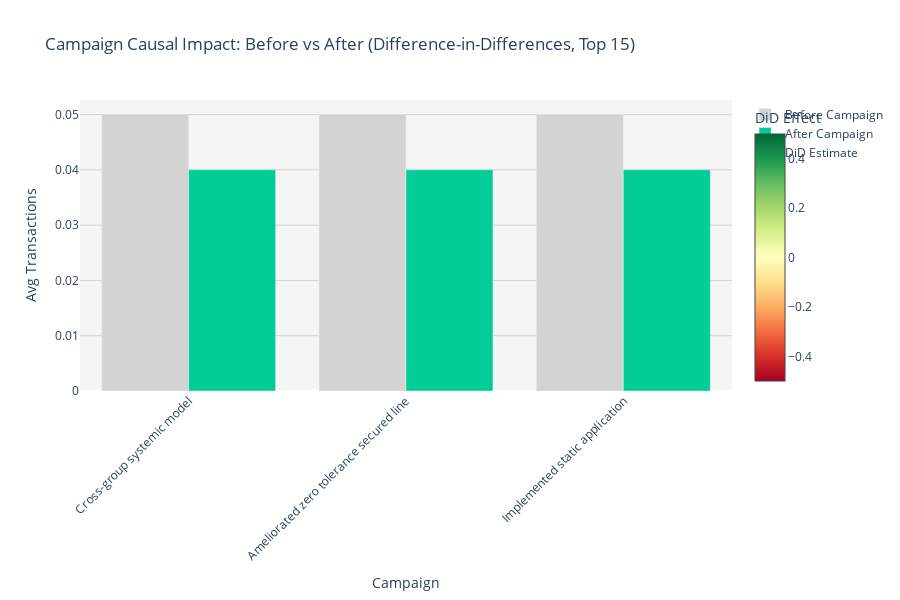

The notebook cell saved with this chart:
### Markdown cell above
### Campaign Did Analysis

### Code cell
campaign_did_analysis_query = "SELECT * FROM gold.analytics_campaign_causal_impact ORDER BY ABS(did_estimate_transactions) DESC LIMIT 15"
campaign_did_analysis_df = fetch_data(campaign_did_analysis_query)


# Create hover text
hover_before = [
    f"<b>{campaign}</b><br>Before: {val:.1f}" 
    for campaign, val in zip(
        campaign_did_analysis_df['campaign_name'], 
        campaign_did_analysis_df['avg_transactions_before']
    )
]

hover_after = [
    f"<b>{campaign}</b><br>After: {val:.1f}" 
    for campaign, val in zip(
        campaign_did_analysis_df['campaign_name'], 
        campaign_did_analysis_df['avg_transactions_after']
    )
]

hover_did = [
    f"<b>{campaign}</b><br>DiD Effect: {val:.2f}" 
    for campaign, val in zip(
        campaign_did_analysis_df['campaign_name'], 
        campaign_did_analysis_df['did_estimate_transactions']
    )
]

fig = go.Figure()

# Before Campaign
fig.add_trace(go.Bar(
    name='Before Campaign',
    x=campaign_did_analysis_df['campaign_name'],
    y=campaign_did_analysis_df['avg_transactions_before'],
    marker_color='lightgray',
    hovertext=hover_before,
    hoverinfo="text"
))

# After Campaign
fig.add_trace(go.Bar(
    name='After Campaign',
    x=campaign_did_analysis_df['campaign_name'],
    y=campaign_did_analysis_df['avg_transactions_after'],
    marker_color='#00CC96',
    hovertext=hover_after,
    hoverinfo="text"
))

# DiD Estimate markers
fig.add_trace(go.Scatter(
    name='DiD Estimate',
    x=campaign_did_analysis_df['campaign_name'],
    y=campaign_did_analysis_df['avg_transactions_after'],
    mode='markers',
    marker=dict(
        size=abs(campaign_did_analysis_df['did_estimate_transactions']) * 3,
        color=campaign_did_analysis_df['did_estimate_transactions'],
        colorscale='RdYlGn',
        showscale=True,
        colorbar=dict(title="DiD Effect")
    ),
    hovertext=hover_did,
    hoverinfo="text"
))

fig.update_layout(
    title="Campaign Causal Impact: Before vs After (Difference-in-Differences, Top 15)",
    xaxis_title="Campaign",
    yaxis_title="Avg Transactions",
    barmode='group',
    height=600,
    plot_bgcolor='rgba(245,245,245,1)',
    xaxis_tickangle=-45,
    yaxis=dict(showgrid=True, gridcolor='lightgray')
)

fig.show()

### Figure 1 — Plotly figure (JSON) as saved in the notebook; plotly's stock layout.template omitted (floating-point values rounded to 4 significant figures)
{"data": [{"hoverinfo": "text", "hovertext": ["<b>Cross-group systemic model</b><br>Before: 0.1", "<b>Ameliorated zero tolerance secured line</b><br>Before: 0.1", "<b>Implemented static application</b><br>Before: 0.1"], "marker": {"color": "lightgray"}, "name": "Before Campaign", "type": "bar", "x": ["Cross-group systemic model", "Ameliorated zero tolerance secured line", "Implemented static application"], "y": [0.05, 0.05, 0.05]}, {"hoverinfo": "text", "hovertext": ["<b>Cross-group systemic model</b><br>After: 0.0", "<b>Ameliorated zero tolerance secured line</b><br>After: 0.0", "<b>Implemented static application</b><br>After: 0.0"], "marker": {"color": "#00CC96"}, "name": "After Campaign", "type": "bar", "x": ["Cross-group systemic model", "Ameliorated zero tolerance secured line", "Implemented static application"], "y": [0.04, 0.04, 0.04]}, {"hoverinfo": "text", "hovertext": ["<b>Cross-group systemic model</b><br>DiD Effect: 0.00", "<b>Ameliorated zero tolerance secured line</b><br>DiD Effect: 0.00", "<b>Implemented static application</b><br>DiD Effect: 0.00"], "marker": {"color": [0.0, 0.0, 0.0], "colorbar": {"title": {"text": "DiD Effect"}}, "colorscale": [[0, "rgb(165,0,38)"], [0.1, "rgb(215,48,39)"], [0.2, "rgb(244,109,67)"], [0.3, "rgb(253,174,97)"], [0.4, "rgb(254,224,139)"], [0.5, "rgb(255,255,191)"], [0.6, "rgb(217,239,139)"], [0.7, "rgb(166,217,106)"], [0.8, "rgb(102,189,99)"], [0.9, "rgb(26,152,80)"], [1, "rgb(0,104,55)"]], "showscale": true, "size": [0.0, 0.0, 0.0]}, "mode": "markers", "name": "DiD Estimate", "type": "scatter", "x": ["Cross-group systemic model", "Ameliorated zero tolerance secured line", "Implemented static application"], "y": [0.04, 0.04, 0.04]}], "layout": {"barmode": "group", "height": 600, "plot_bgcolor": "rgba(245,245,245,1)", "title": {"text": "Campaign Causal Impact: Before vs After (Difference-in-Differences, Top 15)"}, "xaxis": {"tickangle": -45, "title": {"text": "Campaign"}}, "yaxis": {"gridcolor": "lightgray", "showgrid": true, "title": {"text": "Avg Transactions"}}}}
